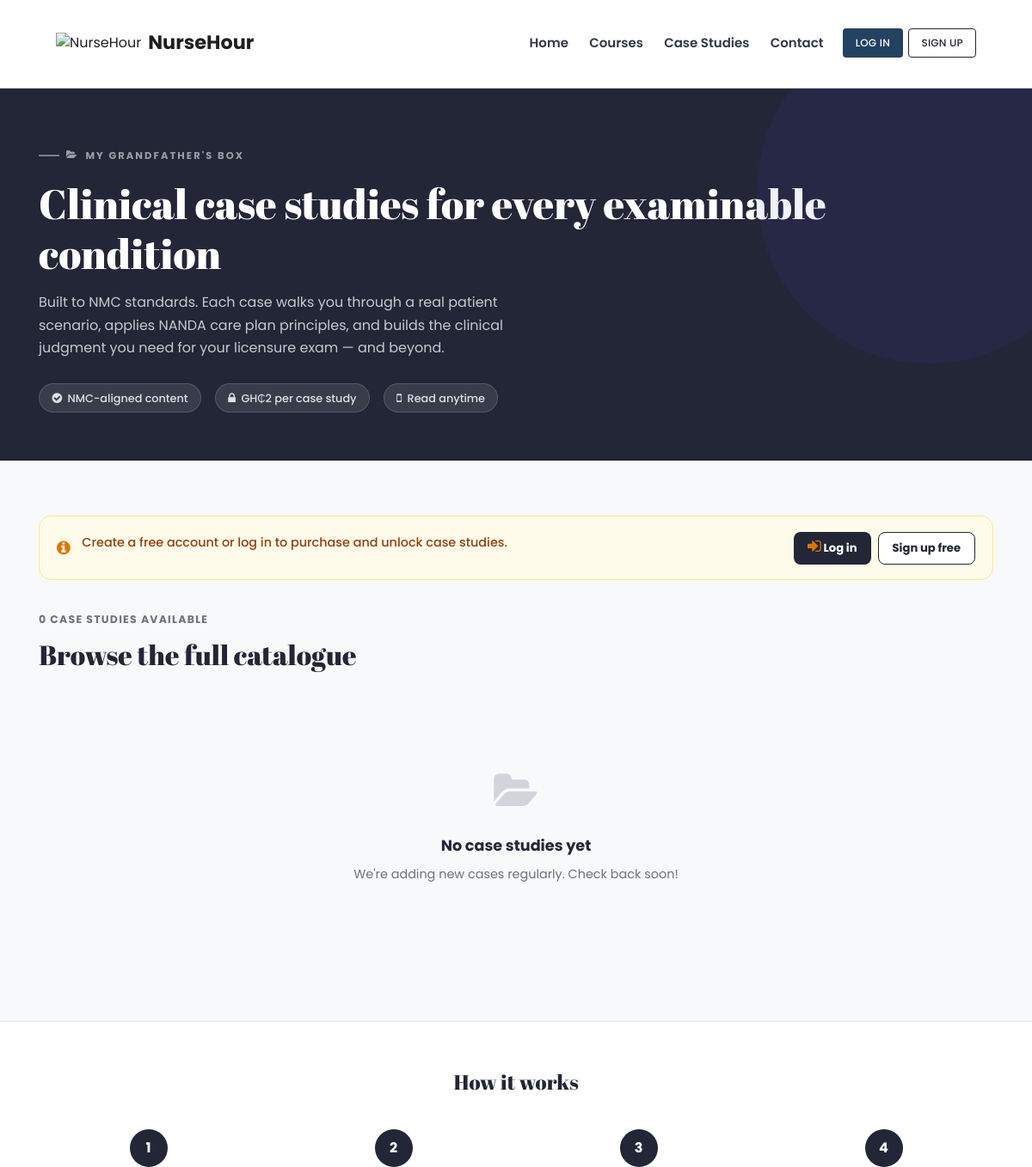
The app's page /case-studies/ (upper part), older data.
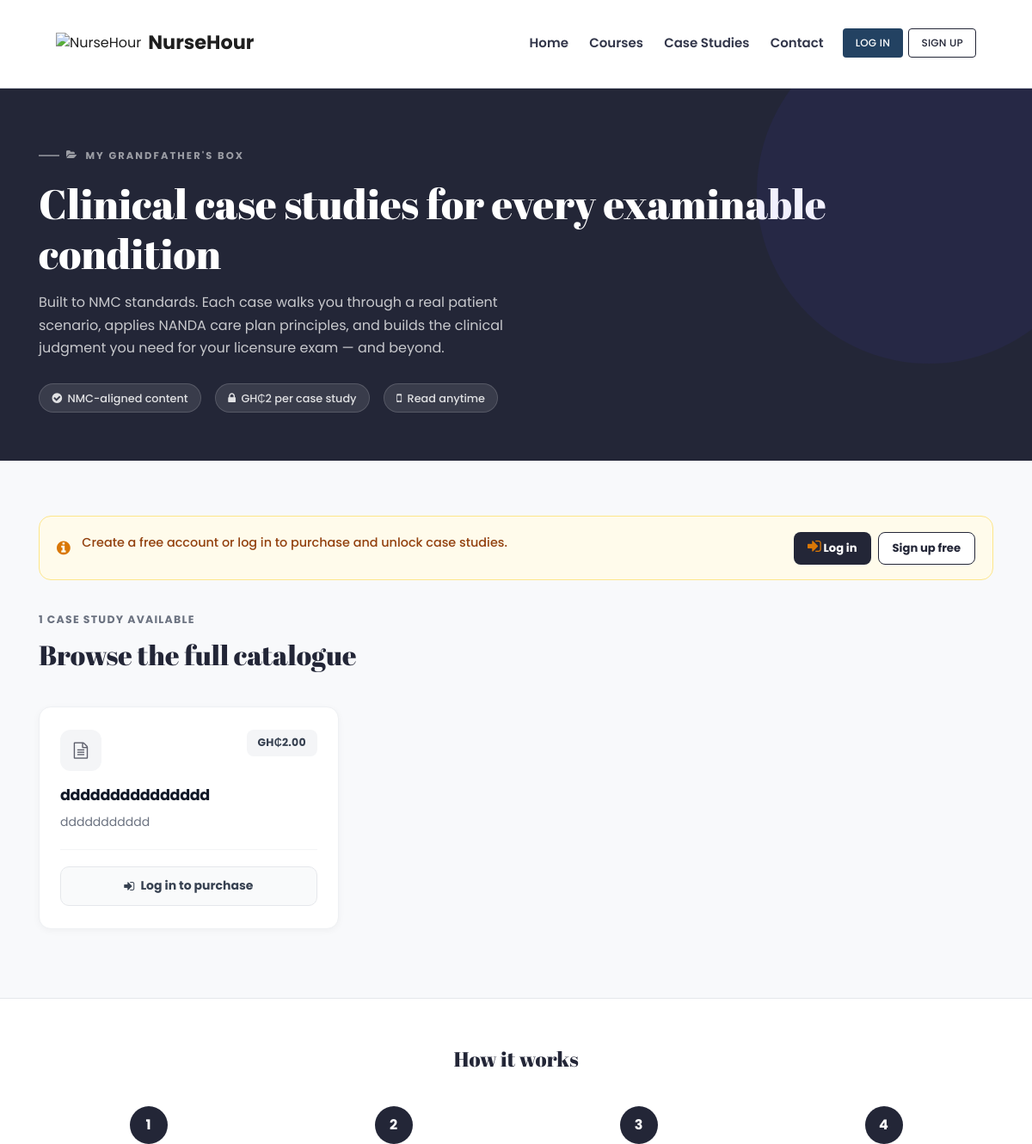
The same page, newer data.
### website/models.py (models this page shows)
class CaseStudy(models.Model):
    title = models.CharField(max_length=255)
    scenario = models.TextField(blank=True)
    content = models.TextField(blank=True)
    file_url = models.URLField(blank=True, max_length=500, help_text='Optional: Supabase case_study bucket URL or external link')
    created_at = models.DateTimeField(auto_now_add=True)
    class Meta:
        ordering = ['-created_at']

### website/views.py (the view)
# urls.py: path('case-studies/', views.public_case_studies, name='public_case_studies'),
def public_case_studies(request):
    all_cases = CaseStudy.objects.all()
    owned_ids = set()
    if request.user.is_authenticated:
        email = (request.user.email or '').strip().lower()
        owned_ids = set(CaseStudyAccess.objects.filter(user_email=email).values_list('case_study_id', flat=True))
    return render(request, 'website/public_case_studies.html', {
        'all_case_studies': all_cases,
        'owned_ids': owned_ids,
        'case_study_price': 2,
        'paystack_public_key': settings.PAYSTACK_PUBLIC_KEY,
    })

### templates/website/public_case_studies.html (shortened to what the changed rows need)
{% extends 'base.html' %}
{% load static %}
{% block content %}
<section class="cs-hero">
  <div class="container">
    <h1 class="cs-hero__title">Clinical case studies for every examinable condition</h1>
  </div>
</section>
<section class="cs-catalogue">
  <div class="container">
    <div class="cs-catalogue__header">
      <p class="cs-catalogue__count">{{ all_case_studies|length }} case stud{% if all_case_studies|length == 1 %}y{% else %}ies{% endif %} available</p>
      <h2 class="cs-catalogue__title">Browse the full catalogue</h2>
    </div>
    {% if all_case_studies %}
    <div class="cs-grid">
      {% for cs in all_case_studies %}
      <article class="cs-card">
        <div class="cs-card__inner">
          <div class="cs-card__head">
            <div class="cs-card__icon">
              <i class="fa fa-file-text-o" aria-hidden="true"></i>
            </div>
            {% if cs.id in owned_ids %}
            <span class="cs-card__badge cs-card__badge--owned"><i class="fa fa-check-circle"></i> Owned</span>
            {% else %}
            <span class="cs-card__badge cs-card__badge--price">GH&#x20B5;{{ case_study_price }}.00</span>
            {% endif %}
          </div>
          <h3 class="cs-card__title">{{ cs.title }}</h3>
          {% if cs.scenario %}
          <p class="cs-card__scenario">{{ cs.scenario|truncatechars:180 }}</p>
          {% else %}
          <p class="cs-card__scenario">A clinical scenario covering an examinable condition according to NMC standards. Purchase to access the full case and care plan.</p>
          {% endif %}
          <div class="cs-card__footer">
            {% if cs.id in owned_ids %}
            <a href="{% url 'website:case_studies' %}" class="cs-card__cta cs-card__cta--owned">
              <i class="fa fa-book" aria-hidden="true"></i> Open in library
            </a>
            {% else %}
            <a href="{% url 'website:login' %}?next={% url 'website:public_case_studies' %}" class="cs-card__cta cs-card__cta--login">
              <i class="fa fa-sign-in" aria-hidden="true"></i> Log in to purchase
            </a>
            {% endif %}
          </div>
        </div>
      </article>
      {% endfor %}
    </div>
    {% else %}
    <div class="cs-empty">
      <div class="cs-empty__icon"><i class="fa fa-folder-open" aria-hidden="true"></i></div>
      <h3 class="cs-empty__title">No case studies yet</h3>
      <p class="cs-empty__text">We're adding new cases regularly. Check back soon!</p>
    </div>
    {% endif %}
  </div>
</section>
<section class="cs-how">
  <div class="container">
    <h2 class="cs-how__title">How it works</h2>
  </div>
</section>
{% endblock %}

Row changes from the older to the newer data that the page shows:
added CaseStudy: case_study_price "2", title "ddddddddddddddd", scenario "ddddddddddd", shows "Log in to purchase"
Text that changed along with them:
{{ all_case_studies|length }}: "0" → "1"
text no longer shown: "IES No case studies yet We're adding new cases regularly. Check back soon!"
text now shown: "Y"
